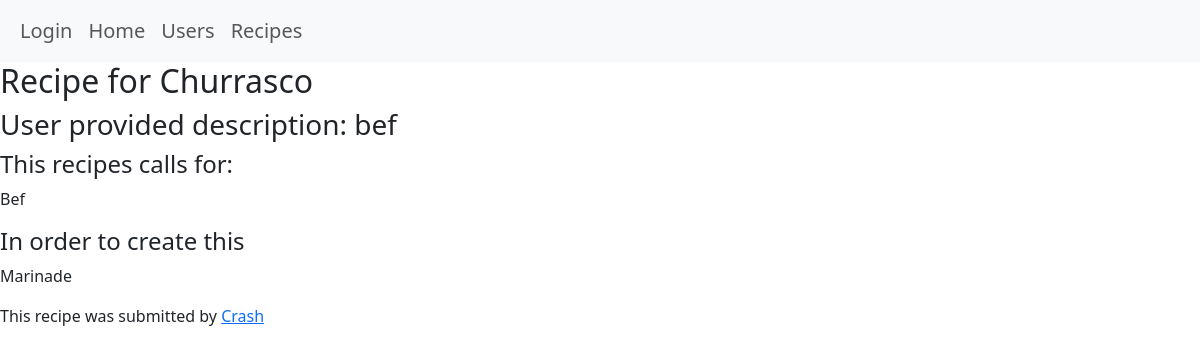
Page /recipes/2 on the committed database.
### recipe_app/models.py (models this page shows, shortened)
class Recipe(models.Model):
    name = models.CharField(max_length = 20, null = True)
    short_desc = models.CharField(max_length = 414, null = True)
    instruction = models.CharField(max_length = 3000, null = True)
    ingredients = models.CharField(max_length = 2000, null = True)
    chef = models.ForeignKey(Chef,  on_delete=models.CASCADE, default = None, null=True)
    recipe_image = models.ImageField(null=True, blank=True, upload_to="images/")

class Chef(models.Model):
    username = models.CharField(max_length = 25, null = True)
    email = models.CharField(max_length = 35, null = True)
    password = models.CharField(max_length = 20, null = True)
    user = models.OneToOneField(User, null=True, on_delete=models.CASCADE)
    def __str__(self):
        return self.username
    def get_absolute_url(self):
        return reverse('chef-detail', args=[str(self.id)])

### recipe_app/views.py (the view)
# urls.py: path('recipes/<int:pk>', views.RecipeDetailView.as_view(), name = 'recipe-detail'),
class RecipeDetailView(generic.DetailView):
   model = Recipe

### recipe_app/templates/recipe_app/recipe_detail.html (shortened to what this page needs)
{% extends 'recipe_app/base_template.html' %}
{% block content %}
<h2>Recipe for {{ recipe.name }}</h2>
<h3>User provided description: {{ recipe.short_desc }}</h3>
<h4>This recipes calls for: </h4>
<p>{{ recipe.ingredients }}<br /></p>
<h4>In order to create this</h4>
<p>{{ recipe.instruction }}</p>
<p>
    This recipe was submitted by
    <a href = "{{ recipe.chef.get_absolute_url }}" title = "View {{recipe.chef}}'s profile">{{ recipe.chef  }}</a>
</p>
{% endblock %}

### rows in the picture
Recipe: name "Churrasco", short_desc "bef", ingredients "Bef", instruction "Marinade", chef "Crash"
